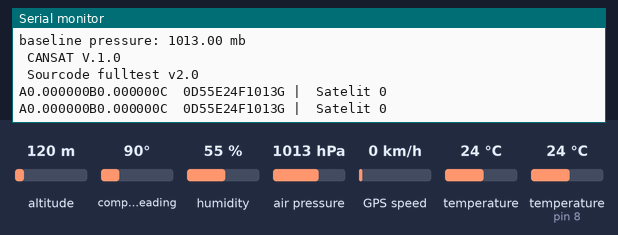
This sketch was run on a simulated Arduino Mega 2560, built with avr-gcc and run on an emulated ATmega2560. Parts: the last lines printed to the serial monitor. The inputs (shaded band) are chosen by the test bench; at power-on: temperature (sensor on pin 8) 24 °C, air pressure 1013 hPa, altitude 120 m, compass heading 90°, humidity 55 %, GPS speed 0 km/h, temperature 24 °C. The GPS gets a fix after 3 s at 37.7749, -122.4194 with 8 satellites.

Above: at 5.3 s.
5.4 s: temperature (sensor on pin 8) set to 11 °C
At 6.6 s:
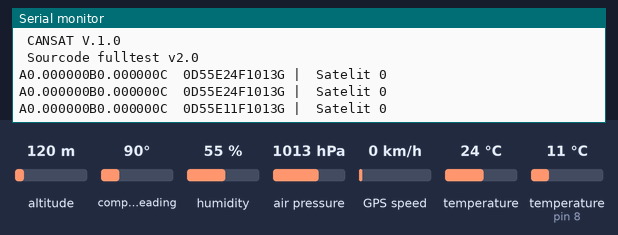
6.9 s: temperature (sensor on pin 8) set to 8 °C
At 10.0 s:
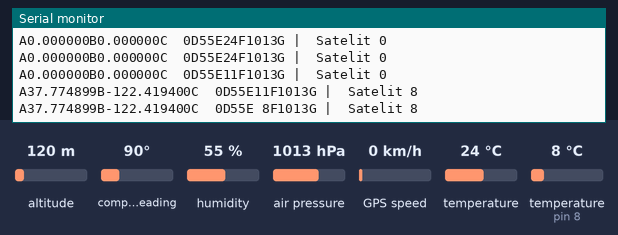
12.0 s: air pressure set to 998 hPa
At 12.9 s:
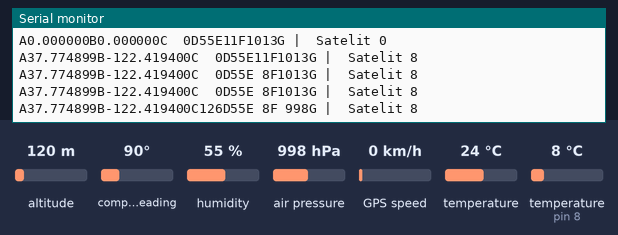
20.5 s: air pressure set to 1001 hPa
At 22.9 s:
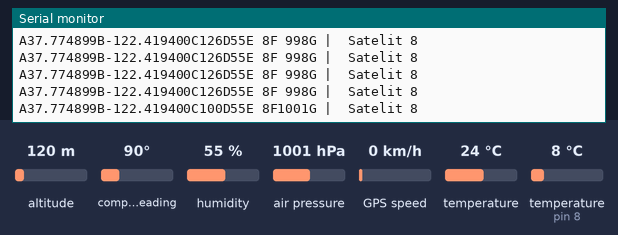

Measured:
- the behaviour switches between 10 and 9 °C on temperature (sensor on pin 8) (found by bisection; images 1 and 2)
- the behaviour switches between 999 and 1000 hPa on air pressure (found by bisection; images 3 and 4)
- after the input at 5.4 s, the serial monitor: prints a new line after 0.23 s (image 1)
- after the input at 6.9 s, the serial monitor: prints a new line after 2.0 s (image 2)
- after the input at 12.0 s, the serial monitor: prints a new line after 0.22 s (image 3)
- after the input at 20.5 s, the serial monitor: prints a new line after 1.7 s (image 4)

The sketch:

fulltest_v2.ino
```cpp
#include <TinyGPS++.h>
#include <DHT.h>
#include <Wire.h>
#include <SFE_BMP180.h>

char buff[40]; // variabel penampung untuk mengirim
int lembab, temp, satelit;
float lin, buj, lintang, bujur, tinggi;

SFE_BMP180 bmp180;
TinyGPSPlus gps;
DHT dht (8, DHT11);

double baseline; // baseline pressure
double T, P; // T = Temperature BMP180, P = Pressure BMP180

void setup() {
  Serial.begin(9600);         // Serial port to computer
  Serial2.begin(9600);        // Serial2 for gps with baudrate 9600
  Serial3.begin(1200);        // Serial3 for HC12 with baudrate 9600
  dht.begin();
  Serial.println("REBOOT");

  // Initialize the sensor (it is important to get calibration values stored on the device).

  if (bmp180.begin())
    Serial.println("BMP180 init success");
  else
  {
    // Oops, something went wrong, this is usually a connection problem,
    // see the comments at the top of this sketch for the proper connections.

    Serial.println("BMP180 init fail (disconnected?)\n\n");
    while (1); // Pause forever.
  }

  // Get the baseline pressure:

  baseline = getPressure();

  Serial.print("baseline pressure: ");
  Serial.print(baseline);
  Serial.println(" mb");
  Serial.println(" CANSAT V.1.0 ");
  Serial.println(" Sourcode fulltest v2.0");
}

void loop() {
  bool success = false;

  lintang = gps.location.lat(), gps.location.isValid();
  bujur = gps.location.lng(), gps.location.isValid();
  satelit = gps.satellites.value(), gps.satellites.isValid() ;
  smartDelay(300);
  //  feedgps();
  //lintang = lin * 1000000;
  //bujur = buj * 1000000;

  P = getPressure();
  tinggi = bmp180.altitude(P, baseline);

//  Serial.print("relative altitude: ");
//  if (tinggi >= 0.0) Serial.print(" "); // add a space for positive numbers
//  Serial.print(tinggi, 1);
//  Serial.print(" meters, ");
  //  if (tinggi >= 0.0) Serial.print(" "); // add a space for positive numbers
  //  Serial.print(tinggi * 3.28084, 0);
  //  Serial.print(" feet");
  //  Serial.print(" || Temperature : ");
  //  Serial.print(T);
//  Serial.print(" Pressure : ");
//  Serial.println(P);

  temp = dht.readTemperature();
  lembab = dht.readHumidity();

  strcat(buff, "A");
  dtostrf(lintang, 2, 6, &buff[strlen(buff)]);
  strcat(buff, "B");
  dtostrf(bujur, 3, 6, &buff[strlen(buff)]);
  strcat(buff, "C");
  dtostrf(tinggi, 3, 0, &buff[strlen(buff)]);
  strcat(buff, "D");
  dtostrf(lembab, 2, 0, &buff[strlen(buff)]);
  strcat(buff, "E");
  dtostrf(temp, 2, 0, &buff[strlen(buff)]);
  strcat(buff, "F");
  dtostrf(P, 4, 0, &buff[strlen(buff)]);
  strcat(buff, "G");

  Serial3.print(buff);
//  Serial.print(strlen(buff) );
//  Serial.print(" | ");
  Serial.print(buff);
  Serial.print(" | ");
  Serial.print(" Satelit ");
  Serial.println(satelit);

  //DEBUG FORMAT DATA
  //  Serial.print(lintang, 6);
  //  Serial.print(",");
  //  Serial.print(bujur, 6);
  //  Serial.print(",");
  //  Serial.print(tinggi);
  //  Serial.print(",");
  //  Serial.print(temp);
  //  Serial.print(",");
  //  Serial.println(lembab);
  //  Serial.print(",");
  //  Serial.println(P, 0);
  //  Serial.println("----------------------");

  buff[0] = '\0';
  Serial3.flush();
}

void feedgps() {
  while (Serial2.available()) {
    if (gps.encode(Serial2.read())) {
      if (gps.location.isValid() || gps.altitude.isValid() ||  gps.satellites.isValid()) {
        lintang = gps.location.lat();
        bujur = gps.location.lng();
        //        tinggi = gps.altitude.meters();
        satelit = gps.satellites.value();
      }
      else {
        Serial.println(" GPS not Locked ");
        feedgps();
      }
    }
  }
}

static void smartDelay(unsigned long ms)
{
  unsigned long start = millis();
  do
  {
    while (Serial2.available())
      gps.encode(Serial2.read());
  } while (millis() - start < ms);
}


static void printFloat(float val, bool valid, int len, int prec)
{
  if (!valid)
  {
    while (len-- > 1)
      Serial.print('*');
    Serial.print(' ');
  }
  else
  {
    Serial.print(val, prec);
    int vi = abs((int)val);
    int flen = prec + (val < 0.0 ? 2 : 1); // . and -
    flen += vi >= 1000 ? 4 : vi >= 100 ? 3 : vi >= 10 ? 2 : 1;
    for (int i = flen; i < len; ++i)
      Serial.print(' ');
  }
  smartDelay(0);
}

double getPressure() {
  char status;
  status = bmp180.startTemperature();
  if (status != 0) {
    delay(1000);

    status = bmp180.getTemperature(T);
    if (status != 0) {
      status = bmp180.startPressure(3);

      if (status != 0) {
        delay(status);

        status = bmp180.getPressure(P, T);
        if (status != 0) {
          //          Serial.print("Pressure: ");
          //          Serial.print(P);
          //          Serial.println(" hPa");
          //
          //          Serial.print("Temperature: ");
          //          Serial.print(T);
          //          Serial.println(" C");
        }
      }
    }
  }
}
```
